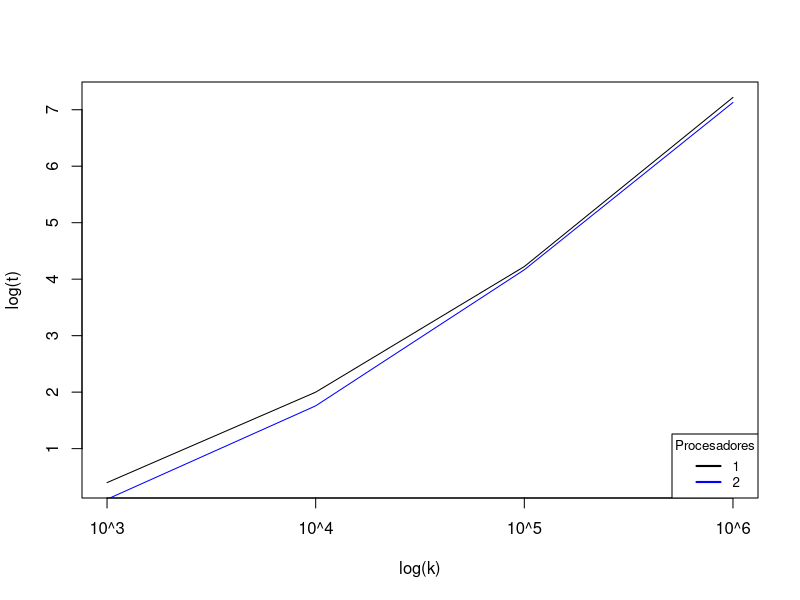
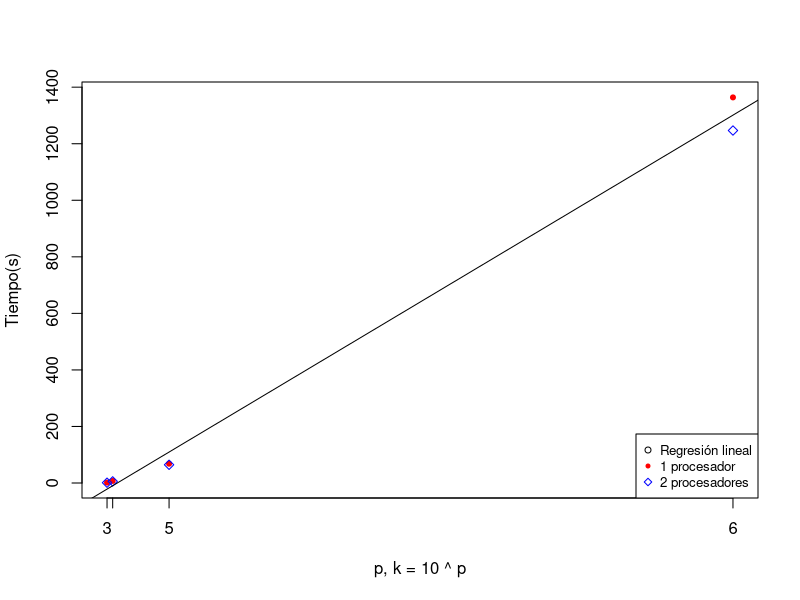

These charts were generated, in order, by the following R code:
mydata = read.csv("results.csv")
png("Paralelizar.png")
plot(log(mydata$k[mydata$cores == 1], 10), log(mydata$time[mydata$cores == 1]), xaxt="n", type = "l", xlab = "log(k)", ylab = "log(t)")
lines(log(mydata$k[mydata$cores == 2], 10), log(mydata$time[mydata$cores == 2]), col = "blue")
axis(1, at=3:6, lab = c("10^3", "10^4", "10^5", "10^6"))
legend("bottomright", c("1", "2"), cex=0.8, col=c("black", "blue"), lwd = 2, title = "Procesadores")
graphics.off()

cor(mydata)
regresion <- lm(times ~ k, data = mydata)
summary(regresion)

png("regresion.png")
plot(mydata$k[mydata$cores == 1], mydata$times[mydata$cores == 1], xlab = "p, k = 10 ^ p", ylab = "Tiempo(s)", col = "red", pch = 20, xaxt = "n")
points(mydata$k[mydata$cores == 2], mydata$times[mydata$cores == 2], col = "blue", pch = 23)
abline(regresion)
axis(1, at=c(1000, 10000, 100000, 1000000), lab = c("3", "4", "5", "6"))
legend("bottomright", c("Regresi\u{f3}n lineal", "1 procesador", "2 procesadores"), cex=0.8, col=c("black", "red", "blue"), pch = c(1, 20, 23))
graphics.off()
